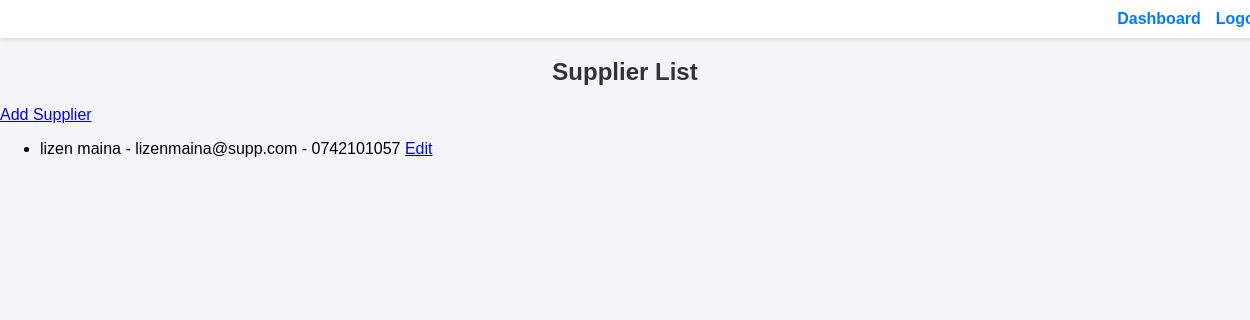
Page /inve/suppliers/ (signed in) on the committed database.
### inventory/models.py (models this page shows, shortened)
class Supplier(models.Model):
    name = models.CharField(max_length=100)
    contact_email = models.EmailField()
    phone_number = models.CharField(max_length=15)

### inventory/views.py (the view)
# urls.py: path('suppliers/', views.supplier_list, name='supplier_list'),
def supplier_list(request):
    suppliers = Supplier.objects.all()
    return render(request, 'inventory/supplier_list.html', {'suppliers': suppliers})

### inventory/templates/inventory/supplier_list.html (shortened to what this page needs)
{% extends "authentication/base.html" %}
{% block content %}
<h2>Supplier List</h2>
<a href="{% url 'supplier_create' %}">Add Supplier</a>
<ul>
    {% for supplier in suppliers %}
    <li>
        {{ supplier.name }} - {{ supplier.contact_email }} - {{ supplier.phone_number }}
        <a href="{% url 'supplier_update' supplier.id %}">Edit</a>
    </li>
    {% endfor %}
</ul>
{% endblock %}

### static/css/styles.css (style rules this page uses)
body { font-family: Arial, sans-serif; background-color: #f4f4f9; margin: 0; padding: 0; height: 100vh; display: flex; flex-direction: column; }
h2 { text-align: center; color: #333333; margin-bottom: 20px; }

### rows in the picture
Supplier: name "lizen maina", contact_email "lizenmaina@supp.com", phone_number "0742101057"
